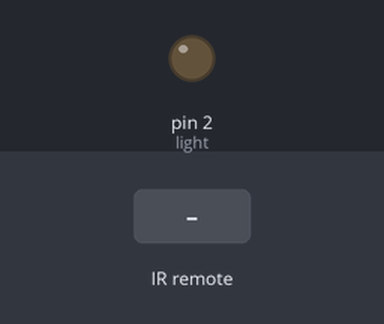
This sketch was run on a simulated Arduino Uno, built with avr-gcc and run on an emulated ATmega328P. Shown: output pins drawn as LEDs (lit = HIGH). The test bench sets the inputs (shaded band).

Above: at 1.2 s.
1.3 s: infrared code 0xFDA05F received
At 2.4 s:
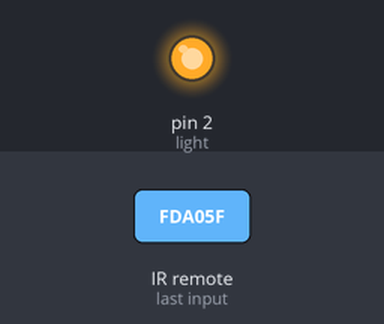
2.8 s: infrared code 0xFD40BF received
At 3.6 s:
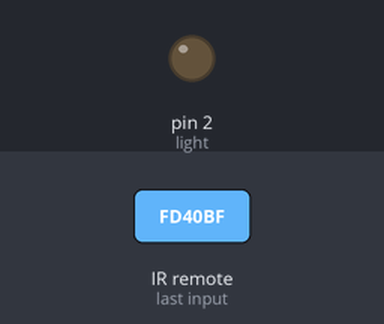
Timing chart, 0 to 5.8 s (numbered marks = the images above; inputs shaded):
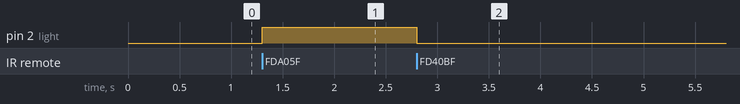

The sketch:

light_relay.ino
```cpp
#include <IRremote.h>
//FD00FF=ON/OFF
//FD807F=VOL +
//FD90FF=VOL -
//FDA05F=PLAY
//D0529225=FORWARD
//FD20DF=BACKWARD
//FD40BF=STOP
//FD50AF=UP
//FD10EF=DOWN
//FDB04F=EQ
//FD708F=ST/REPT
//FD30CF=0 , FD08F7=1 , FD8877=2 , FD48B7=3 , FD28D7=4 , FDA857=5
//FD6897=6 , FD18E7=7 , FD9867=8 , FD58A7=9

int RECV_PIN = 11;//to pin pou sindeoume to receiver
IRrecv irrecv(RECV_PIN);
decode_results results;
int light=2;

void setup()
{
  irrecv.enableIRIn(); // Start the receiver
  pinMode(light,OUTPUT);
}

long playLight=0xFDA05F;
long stopLight=0xFD40BF;

void loop() {
 long ps=RCcode();
 if(ps==playLight){
   digitalWrite(light,HIGH);
   ps=0;
 }
 if(ps==stopLight){
   digitalWrite(light,LOW);
   ps=0;
 }
}
//kalontas tin methodo RCcode,pairneis se HEX ton kwdiko tou koumpiou
long RCcode(){
  long result=0;
  if (irrecv.decode(&results)) {
     //Serial.println(results.value,HEX);
     result=results.value ;
     irrecv.resume(); // Receive the next value
    }
    return result;
}
```

Measured:
- after the input at 1.3 s, pin 2 (light): LOW → HIGH at once
- after the input at 2.8 s, pin 2 (light): HIGH → LOW at once
